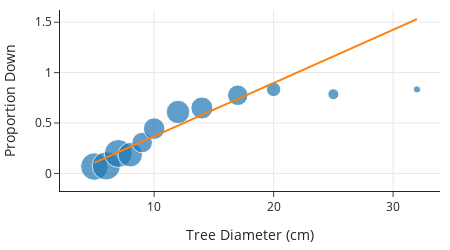

The notebook cell this image was saved under:
### Markdown cell above
Then we add this fitted line to our scatter plot of proportions:

### Code cell
X_plt = np.expand_dims(np.linspace(X.min(), X.max(), 50),1)

fig.add_trace(go.Scatter(x=X_plt.flatten(), y=lin_reg.predict(X_plt),
                    mode='lines'))

fig.update_layout(showlegend=False)
fig.show()

### Figure 1 — Plotly figure (JSON) as saved in the notebook; plotly's stock layout.template omitted (floating-point values rounded to 4 significant figures)
{"data": [{"hovertemplate": "Tree Diameter (cm)=%{x}<br>Proportion Down=%{y}<br>count=%{marker.size}<extra></extra>", "legendgroup": "", "marker": {"color": "#1F77B4", "size": [88, 93, 91, 70, 49, 54, 64, 57, 49, 24, 14, 6], "sizemode": "area", "sizeref": 0.2325, "symbol": "circle"}, "mode": "markers", "name": "", "orientation": "v", "showlegend": false, "type": "scatter", "x": [5, 6, 7, 8, 9, 10, 12, 14, 17, 20, 25, 32], "xaxis": "x", "y": [0.06818, 0.07527, 0.1978, 0.1857, 0.3061, 0.4444, 0.6094, 0.6491, 0.7755, 0.8333, 0.7857, 0.8333], "yaxis": "y"}, {"mode": "lines", "type": "scatter", "x": [5, 5.551, 6.102, 6.653, 7.204, 7.755, 8.306, 8.857, 9.408, 9.959, 10.51, 11.06, 11.61, 12.16, 12.71, 13.27, 13.82, 14.37, 14.92, 15.47, 16.02, 16.57, 17.12, 17.67, 18.22, 18.78, 19.33, 19.88, 20.43, 20.98, 21.53, 22.08, 22.63, 23.18, 23.73, 24.29, 24.84, 25.39, 25.94, 26.49, 27.04, 27.59, 28.14, 28.69, 29.24, 29.8, 30.35, 30.9, 31.45, 32], "y": [0.1053, 0.1344, 0.1635, 0.1926, 0.2217, 0.2508, 0.2799, 0.309, 0.3381, 0.3672, 0.3963, 0.4254, 0.4545, 0.4836, 0.5128, 0.5419, 0.571, 0.6001, 0.6292, 0.6583, 0.6874, 0.7165, 0.7456, 0.7747, 0.8038, 0.8329, 0.862, 0.8911, 0.9202, 0.9493, 0.9784, 1.007, 1.037, 1.066, 1.095, 1.124, 1.153, 1.182, 1.211, 1.24, 1.269, 1.299, 1.328, 1.357, 1.386, 1.415, 1.444, 1.473, 1.502, 1.531]}], "layout": {"height": 250, "legend": {"itemsizing": "constant", "tracegroupgap": 0}, "showlegend": false, "width": 450, "xaxis": {"anchor": "y", "autorange": true, "domain": [0, 1], "range": [2.123, 33.93], "title": {"text": "Tree Diameter (cm)"}, "type": "linear"}, "yaxis": {"anchor": "x", "autorange": true, "domain": [0, 1], "range": [-0.1741, 1.621], "title": {"text": "Proportion Down"}, "type": "linear"}}}
